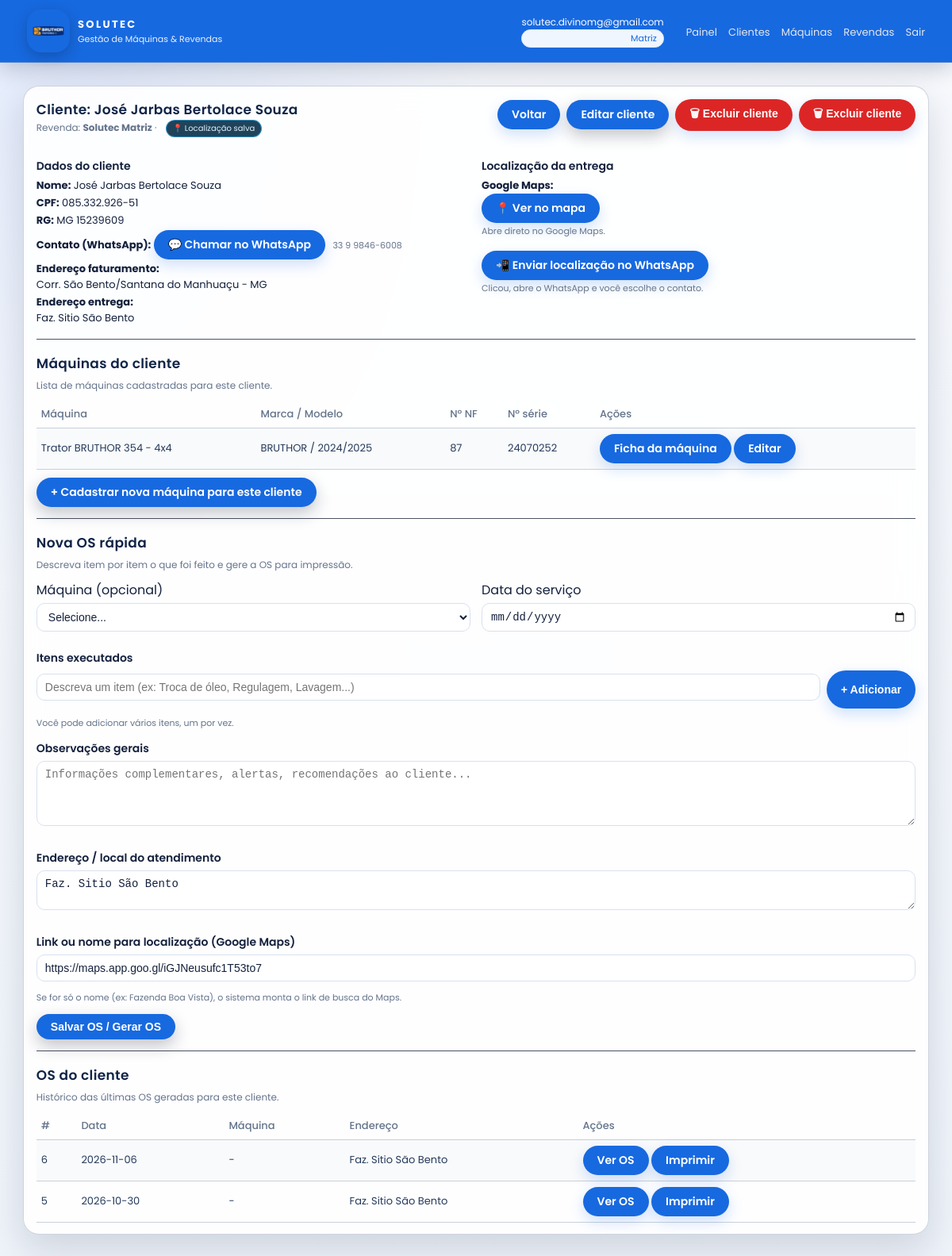
The page /clients/11/painel (signed in) on the database its author committed.
### tables this page shows
CREATE TABLE users (
    id            INTEGER PRIMARY KEY AUTOINCREMENT,
    email         TEXT NOT NULL UNIQUE,
    password_hash TEXT NOT NULL,
    role          TEXT NOT NULL,
    reseller_id   INTEGER,
    FOREIGN KEY (reseller_id) REFERENCES resellers(id)
);

CREATE TABLE clients (
    id                    INTEGER PRIMARY KEY AUTOINCREMENT,
    name                  TEXT NOT NULL,
    cpf                   TEXT,
    rg                    TEXT,
    billing_address       TEXT,
    delivery_address      TEXT,
    delivery_location_url TEXT,
    reseller_id           INTEGER NOT NULL,
    created_by            INTEGER,
    created_at            TEXT, phone TEXT,
    FOREIGN KEY (reseller_id) REFERENCES resellers(id),
    FOREIGN KEY (created_by)  REFERENCES users(id)
);

CREATE TABLE resellers (
    id              INTEGER PRIMARY KEY AUTOINCREMENT,
    cnpj            TEXT NOT NULL,
    inscr_social    TEXT,
    razao_social    TEXT NOT NULL,
    responsavel     TEXT,
    phone           TEXT,
    email           TEXT,
    address_street  TEXT,
    address_number  TEXT,
    address_city    TEXT,
    address_state   TEXT,
    address_zip     TEXT
, fantasy_name TEXT);

CREATE TABLE machines (
    id             INTEGER PRIMARY KEY AUTOINCREMENT,
    client_id      INTEGER NOT NULL,
    reseller_id    INTEGER NOT NULL,
    name           TEXT NOT NULL,
    brand          TEXT,
    model          TEXT,
    motor_model    TEXT,
    nf_number      TEXT,
    serial_number  TEXT,
    engine_number  TEXT,
    delivery_date  TEXT,
    initial_hours  REAL,
    obs            TEXT,
    created_at     TEXT,
    FOREIGN KEY (client_id)   REFERENCES clients(id) ON DELETE CASCADE,
    FOREIGN KEY (reseller_id) REFERENCES resellers(id)
);

CREATE TABLE service_orders(
        id INTEGER PRIMARY KEY AUTOINCREMENT,
        reseller_id INTEGER NOT NULL,
        client_id INTEGER NOT NULL,
        machine_id INTEGER,
        service_date TEXT,
        address TEXT,
        maps_url TEXT,
        obs TEXT,
        created_at TEXT DEFAULT CURRENT_TIMESTAMP,
        FOREIGN KEY (reseller_id) REFERENCES resellers(id) ON DELETE CASCADE,
        FOREIGN KEY (client_id) REFERENCES clients(id) ON DELETE CASCADE,
        FOREIGN KEY (machine_id) REFERENCES machines(id) ON DELETE SET NULL
    );

### app.py (the view)
@app.route("/clients/<int:client_id>/painel")
@login_required
def client_panel(client_id):
    con = connect()
    cur = con.cursor()
    cur.execute("""
        SELECT c.*, r.razao_social as reseller_name
        FROM clients c
        JOIN resellers r ON r.id = c.reseller_id
        WHERE c.id = ?
    """, (client_id,))
    client = cur.fetchone()
    if not client:
        con.close()
        flash("Cliente não encontrado.", "error")
        return redirect(url_for("clients_list"))
    if g.user["role"] == "revenda" and client["reseller_id"] != g.user["reseller_id"]:
        con.close()
        flash("Acesso não permitido para este cliente.", "error")
        return redirect(url_for("clients_list"))
    cur.execute("""
        SELECT m.*
        FROM machines m
        WHERE m.client_id = ?
        ORDER BY m.created_at DESC
    """, (client_id,))
    machines = cur.fetchall()
    cur.execute("""
        SELECT o.*, m.name AS machine_name
        FROM service_orders o
        LEFT JOIN machines m ON m.id = o.machine_id
        WHERE o.client_id = ?
        ORDER BY o.created_at DESC
        LIMIT 50
    """, (client_id,))
    orders = cur.fetchall()
    con.close()
    return render_template("client_panel.html", client=client, machines=machines, orders=orders)

### app.py (called while the page is built)
@app.context_processor
def inject_network_info():
    return {"base_url": request.host_url.rstrip("/")}

def build_maps_url(raw):
    if not raw:
        return None
    raw = raw.strip()
    if not raw:
        return None
    if raw.startswith("http://") or raw.startswith("https://"):
        return raw
    q = urllib.parse.quote_plus(raw)
    return f"https://www.google.com/maps/search/?api=1&query={q}"

def normalize_phone(raw_phone):
    if not raw_phone:
        return None
    digits = re.sub(r"\D+", "", str(raw_phone))
    digits = digits.lstrip("0")
    if not digits:
        return None
    if not digits.startswith("55") and len(digits) in (10, 11):
        digits = "55" + digits
    return digits

def whatsapp_url(phone, name=None, text=None):
    p = normalize_phone(phone)
    if not p:
        return None
    if text is None:
        text = f"Olá {name}, tudo bem? Aqui é da Solutec." if name else "Olá! Aqui é da Solutec."
    return f"https://wa.me/{p}?text={urllib.parse.quote_plus(text)}"

def whatsapp_share_url(text):
    if text is None:
        text = ""
    return f"https://wa.me/?text={urllib.parse.quote_plus(text)}"

@app.context_processor
def inject_helpers():
    return dict(build_maps_url=build_maps_url, whatsapp_url=whatsapp_url, whatsapp_share_url=whatsapp_share_url)

def connect():
    con = sqlite3.connect(DB_PATH, timeout=30)
    con.row_factory = sqlite3.Row
    con.execute("PRAGMA foreign_keys = ON")
    try:
        con.execute("PRAGMA journal_mode=WAL;")
        con.execute("PRAGMA busy_timeout = 5000;")
        print("[DEBUG] connect() usando banco:", DB_PATH)
    except Exception:
        pass
    return con

@app.before_request
def load_user():
    g.user = None
    user_id = session.get("user_id")
    if user_id:
        con = connect()
        cur = con.cursor()
        cur.execute("""            SELECT u.*,
                   r.razao_social AS reseller_razao,
                   r.fantasy_name AS reseller_fantasy
            FROM users u
            LEFT JOIN resellers r ON r.id = u.reseller_id
            WHERE u.id = ?
        """, (user_id,))
        row = cur.fetchone()
        con.close()
        if row:
            g.user = row

def login_required(view):
    from functools import wraps
    @wraps(view)
    def wrapped(*args, **kwargs):
        if not g.user:
            return redirect(url_for("login", next=request.path))
        return view(*args, **kwargs)
    return wrapped

### templates/client_panel.html (shortened to what this page needs)
{% extends "base.html" %}
{% block body %}
<div class="card">
  <div class="section-header">
    <div>
      <div class="section-title">Cliente: {{ client.name }}</div>
      <div class="section-sub">
        Revenda: <strong>{{ client.reseller_name }}</strong>
        {% if client.delivery_location_url %}
          · <span class="badge-map">📍 Localização salva</span>
        {% endif %}
      </div>
    </div>
    <div style="display:flex;gap:.5rem;align-items:center">
      <a href="{{ url_for('clients_list') }}" class="btn">Voltar</a>
      <a href="{{ url_for('client_edit', client_id=client.id) }}" class="btn primary">Editar cliente</a>
      <form method="post"
            action="{{ url_for('client_delete', client_id=client.id) }}"
            onsubmit="return confirm('Excluir este cliente e todos os registros vinculados?');">
        <button type="submit" class="btn btn-danger">🗑 Excluir cliente</button>
      </form>
      <form method="post" action="{{ url_for('client_delete', client_id=client.id) }}" onsubmit="return confirm('Excluir este cliente e todos os registros vinculados?');">
        <button type="submit" class="btn btn-danger">🗑 Excluir cliente</button>
      </form>
    </div>
  </div>
  <div class="grid2">
    <div>
      <h3 class="field-title">Dados do cliente</h3>
      <p class="field-line"><strong>Nome:</strong> {{ client.name }}</p>
      <p class="field-line"><strong>CPF:</strong> {{ client.cpf or '-' }}</p>
      <p class="field-line"><strong>RG:</strong> {{ client.rg or '-' }}</p>
      <p class="field-line"><strong>Contato (WhatsApp):</strong>
        {% if client.phone %}
          <a href="{{ whatsapp_url(client.phone, client.name) }}" target="_blank" rel="noopener" class="btn whatsapp">💬 Chamar no WhatsApp</a>
          <span class="muted" style="margin-left:6px;">{{ client.phone }}</span>
        {% else %}
          <span class="muted">-</span>
        {% endif %}
      </p>
      <p class="field-line"><strong>Endereço faturamento:</strong><br>{{ client.billing_address or '-' }}</p>
      <p class="field-line"><strong>Endereço entrega:</strong><br>{{ client.delivery_address or '-' }}</p>
    </div>
    <div>
      <h3 class="field-title">Localização da entrega</h3>
      {% if client.delivery_location_url %}
        <p class="field-line">
          <strong>Google Maps:</strong><br>
          <a href="{{ build_maps_url(client.delivery_location_url) }}" target="_blank" class="btn">📍 Ver no mapa</a>
          <div class="muted" style="margin-top:2px;">Abre direto no Google Maps.</div>
        </p>
      {% else %}
        <p class="muted">Nenhum link de localização salvo no cadastro do cliente.</p>
      {% endif %}
      <div class="field-line" style="margin-top:10px;">
        {% if client.delivery_location_url %}
          {% set loc_for_wa = build_maps_url(client.delivery_location_url) %}
          {% if loc_for_wa %}
            {% set wa_text = 'Localização do cliente ' ~ client.name ~ ': ' ~ loc_for_wa %}
            <a href="{{ whatsapp_share_url(wa_text) }}" target="_blank" rel="noopener" class="btn">📲 Enviar localização no WhatsApp</a>
            <div class="muted" style="margin-top:2px;">Clicou, abre o WhatsApp e você escolhe o contato.</div>
          {% endif %}
        {% else %}
          <div class="muted">Depois de salvar um link de localização no cliente, aparece aqui o botão de WhatsApp.</div>
        {% endif %}
      </div>
    </div>
  </div>
  <hr class="divider">
  <h3 class="section-title" style="margin-bottom:6px;">Máquinas do cliente</h3>
  <div class="section-sub" style="margin-bottom:10px;">Lista de máquinas cadastradas para este cliente.</div>
  {% if machines %}
    <table class="table">
      <thead>
        <tr>
          <th>Máquina</th>
          <th>Marca / Modelo</th>
          <th>Nº NF</th>
          <th>Nº série</th>
          <th>Ações</th>
        </tr>
      </thead>
      <tbody>
        {% for m in machines %}
        <tr>
          <td>{{ m.name }}</td>
          <td>{{ (m.brand or '-') ~ ' / ' ~ (m.model or '-') }}</td>
          <td>{{ m.nf_number or '-' }}</td>
          <td>{{ m.serial_number or '-' }}</td>
          <td>
            <a href="{{ url_for('machine_detail', machine_id=m.id) }}" class="btn btn-sm">Ficha da máquina</a>
            <a href="{{ url_for('machine_edit', machine_id=m.id) }}" class="btn btn-sm">Editar</a>
          </td>
        </tr>
        {% endfor %}
      </tbody>
    </table>
  {% else %}
    <p class="muted">Nenhuma máquina cadastrada para este cliente.</p>
  {% endif %}
  <div style="margin-top:10px;">
    <a href="{{ url_for('machine_new', client_id=client.id) }}" class="btn primary">+ Cadastrar nova máquina para este cliente</a>
  </div>
  <hr class="divider">
  <h3 class="section-title" style="margin-bottom:6px;">Nova OS rápida</h3>
  <div class="section-sub" style="margin-bottom:10px;">Descreva item por item o que foi feito e gere a OS para impressão.</div>
  <form method="post" action="{{ url_for('client_os_new', client_id=client.id) }}" id="os-form">
    <div class="grid2">
      <div>
        <label>Máquina (opcional)</label>
        <select name="machine_id">
          <option value="">Selecione...</option>
        </select>
      </div>
      <div>
        <label>Data do serviço</label>
        <input type="date" name="service_date">
      </div>
    </div>
    <div style="margin-top:10px;">
      <label class="field-title">Itens executados</label>
      <div class="os-item-line">
        <input type="text" id="os-item-input" placeholder="Descreva um item (ex: Troca de óleo, Regulagem, Lavagem...)" autocomplete="off">
        <button type="button" class="btn" onclick="addOsItem()">+ Adicionar</button>
      </div>
      <div class="muted" style="margin-top:4px;">Você pode adicionar vários itens, um por vez.</div>
    </div>
    <div style="margin-top:10px;">
      <label class="field-title">Observações gerais</label>
      <textarea name="obs" rows="4" placeholder="Informações complementares, alertas, recomendações ao cliente..."></textarea>
    </div>
    <div style="margin-top:10px;">
      <label class="field-title">Endereço / local do atendimento</label>
      <textarea name="address" rows="2" placeholder="Se diferente do endereço de entrega, descreva aqui...">{{ client.delivery_address or '' }}</textarea>
    </div>
    <div style="margin-top:10px;">
      <label class="field-title">Link ou nome para localização (Google Maps)</label>
      <input type="text" name="maps_url" placeholder="Cole o link do Google Maps ou digite o nome da fazenda / local" value="{{ client.delivery_location_url or '' }}">
      <div class="muted" style="margin-top:2px;">Se for só o nome (ex: Fazenda Boa Vista), o sistema monta o link de busca do Maps.</div>
    </div>
    <div style="margin-top:12px;">
      <button class="btn primary">Salvar OS / Gerar OS</button>
    </div>
  </form>
  <hr class="divider">
  <h3 class="section-title" style="margin-bottom:6px;">OS do cliente</h3>
  <div class="section-sub" style="margin-bottom:10px;">Histórico das últimas OS geradas para este cliente.</div>
  {% if orders %}
    <table class="table">
      <thead>
        <tr>
          <th>#</th>
          <th>Data</th>
          <th>Máquina</th>
          <th>Endereço</th>
          <th>Ações</th>
        </tr>
      </thead>
      <tbody>
        {% for o in orders %}
        <tr>
          <td>{{ o.id }}</td>
          <td>{{ o.service_date or o.created_at[:10] }}</td>
          <td>{{ o.machine_name or '-' }}</td>
          <td>{{ o.address or '-' }}</td>
          <td>
            <a href="{{ url_for('service_order_detail', order_id=o.id) }}" class="btn btn-sm">Ver OS</a>
            <a href="{{ url_for('service_order_print', order_id=o.id) }}" class="btn btn-sm" target="_blank">Imprimir</a>
          </td>
        </tr>
        {% endfor %}
      </tbody>
    </table>
  {% else %}
    <p class="muted">Nenhuma OS cadastrada ainda.</p>
  {% endif %}
</div>
{% endblock %}

### templates/base.html (shortened to what this page needs)
<!doctype html>
<html lang="pt-br">
<head>
  <link rel="stylesheet" href="{{ url_for('static', filename='app.css') }}">
</head>
<body class="{% if not g.user %}is-login{% endif %}">
  <div class="layout">
    <header class="topbar">
      <div class="brand">
        <img src="{{ url_for('static', filename='logo.png') }}" alt="Solutec" class="logo">
        <div class="brand-text">
          <div class="brand-title">Solutec</div>
          <div class="brand-sub">
            {% if g.user and g.user.role == 'revenda' %}
              Revenda: {{ g.user.reseller_fantasy or g.user.reseller_razao or 'Autorizada' }}
            {% else %}
              Gestão de Máquinas & Revendas
            {% endif %}
          </div>
        </div>
      </div>
      {% if g.user %}
      <div class="topbar-right">
        <div class="user-chip">
          <div class="user-email">{{ g.user.email }}</div>
          <div class="user-role">
            {% if g.user.role == 'admin' %}Matriz{% else %}Revenda{% endif %}
          </div>
        </div>
        <nav class="top-nav">
          <a href="{{ url_for('dashboard') }}" class="{% if request.endpoint == 'dashboard' %}active{% endif %}">Painel</a>
          <a href="{{ url_for('clients_list') }}" class="{% if request.endpoint == 'clients_list' %}active{% endif %}">Clientes</a>
          <a href="{{ url_for('machines_list') }}" class="{% if request.endpoint in ['machines_list','machine_detail','machine_new'] %}active{% endif %}">Máquinas</a>
          {% if g.user.role == 'admin' %}
            <a href="{{ url_for('resellers') }}" class="{% if request.endpoint == 'resellers' %}active{% endif %}">Revendas</a>
          {% endif %}
          <a href="{{ url_for('logout') }}">Sair</a>
        </nav>
      </div>
      {% endif %}
    </header>
    <main class="content">
      {% block body %}{% endblock %}
    </main>
  </div>
</body>
</html>

### rows shown on the page
users: user.email "solutec.divinomg@gmail.com"
clients: name "José Jarbas Bertolace Souza", cpf "085.332.926-51", rg "MG 15239609", phone "33 9 9846-6008", billing_address "Corr. São Bento/Santana do Manhuaçu - MG", delivery_address "Faz. Sitio São Bento", address "Faz. Sitio São Bento", maps_url "https://maps.app.goo.gl/iGJNeusufc1T53to7"
resellers: reseller_name "Solutec Matriz"
machines: name "Trator BRUTHOR 354 - 4x4", brand+model "BRUTHOR / 2024/2025", nf_number "87", serial_number "24070252"
service_orders: id "6", service_date "2026-11-06", machine_name "-", address "Faz. Sitio São Bento"
service_orders: id "5", service_date "2026-10-30", machine_name "-", address "Faz. Sitio São Bento"
